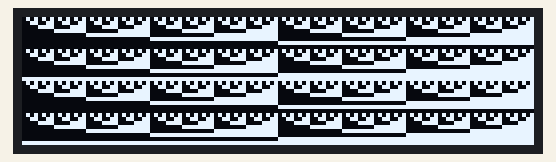
The program below on a simulated Raspberry Pi (BCM pin numbers). Shown: 128×32 one-colour display. Library files of the repository ran but are not shown: i2c_ssd1306.py. At 6.2 s the program stops and its outputs stay as they are.

Above: at 0.1 s.

The program:

oled.py
```python
#!/usr/bin/env python

if __name__ == "__main__":

   import PIL.Image
   import glob
   import i2c_ssd1306
   import pigpio
   import time

   pi = pigpio.pi() # Connect to local Pi.

   ssd = i2c_ssd1306.i2c_ssd1306(pi, 1, 0x3c, 128, 32)

   ssd.stop_scroll()

   screen = [0]*1024

   for i in range(1024):
      screen[i] = i & 255

   ssd.display(screen)

   time.sleep(5)

   ssd.clear_display()

   for i in range(64):
      ssd.draw_pixel(i, i, 1)

   ssd.display()

   time.sleep(1)

   #ssd.start_scroll_left(0, 3, 0)

   for img in glob.glob("/usr/share/pixmaps/*"):
      print(img)
      try:
         f=PIL.Image.open(img)
         ssd.image(f)
         time.sleep(2)
      except:
         pass

   ssd.cancel()

   pi.stop()
```

Measured:
- what the display in image 0 shows lasts 5.0 s, from 0.1 s to 5.1 s
